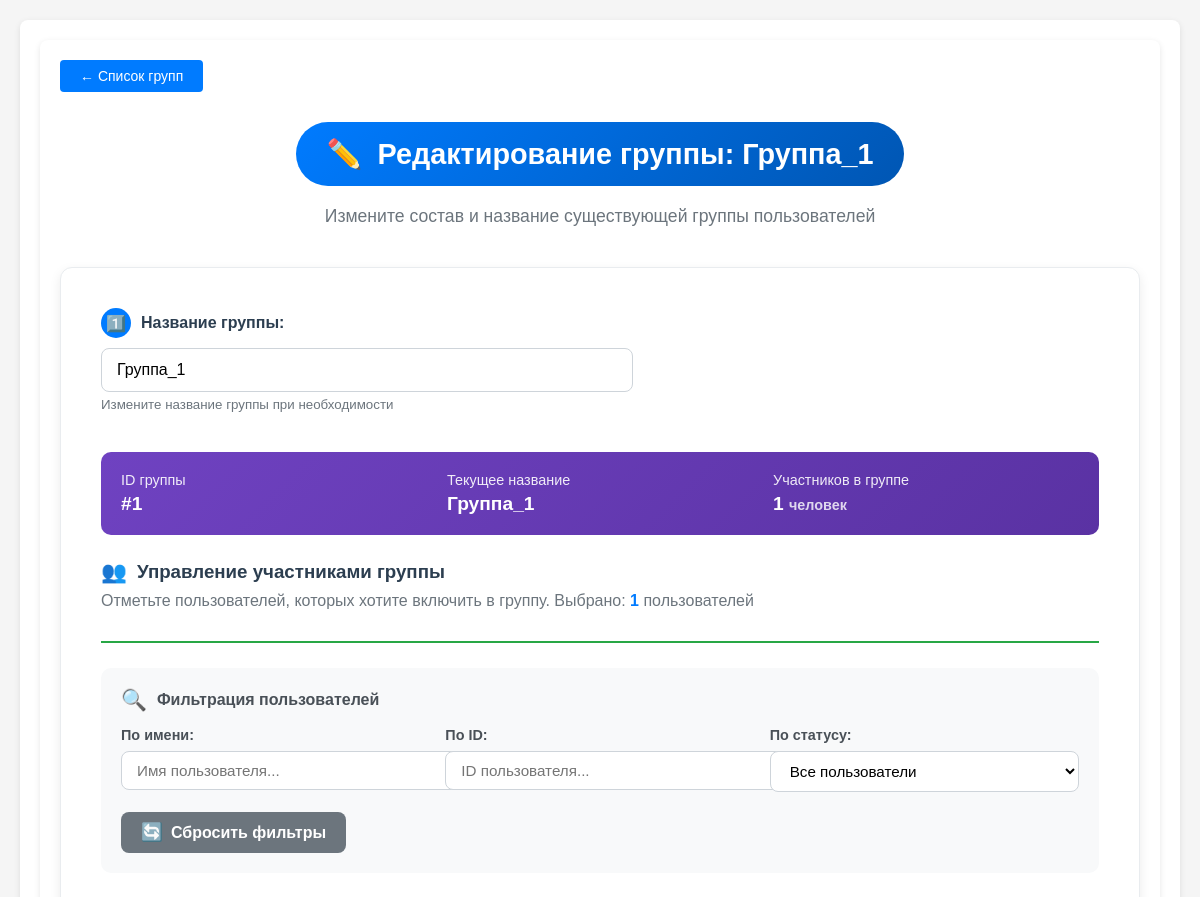
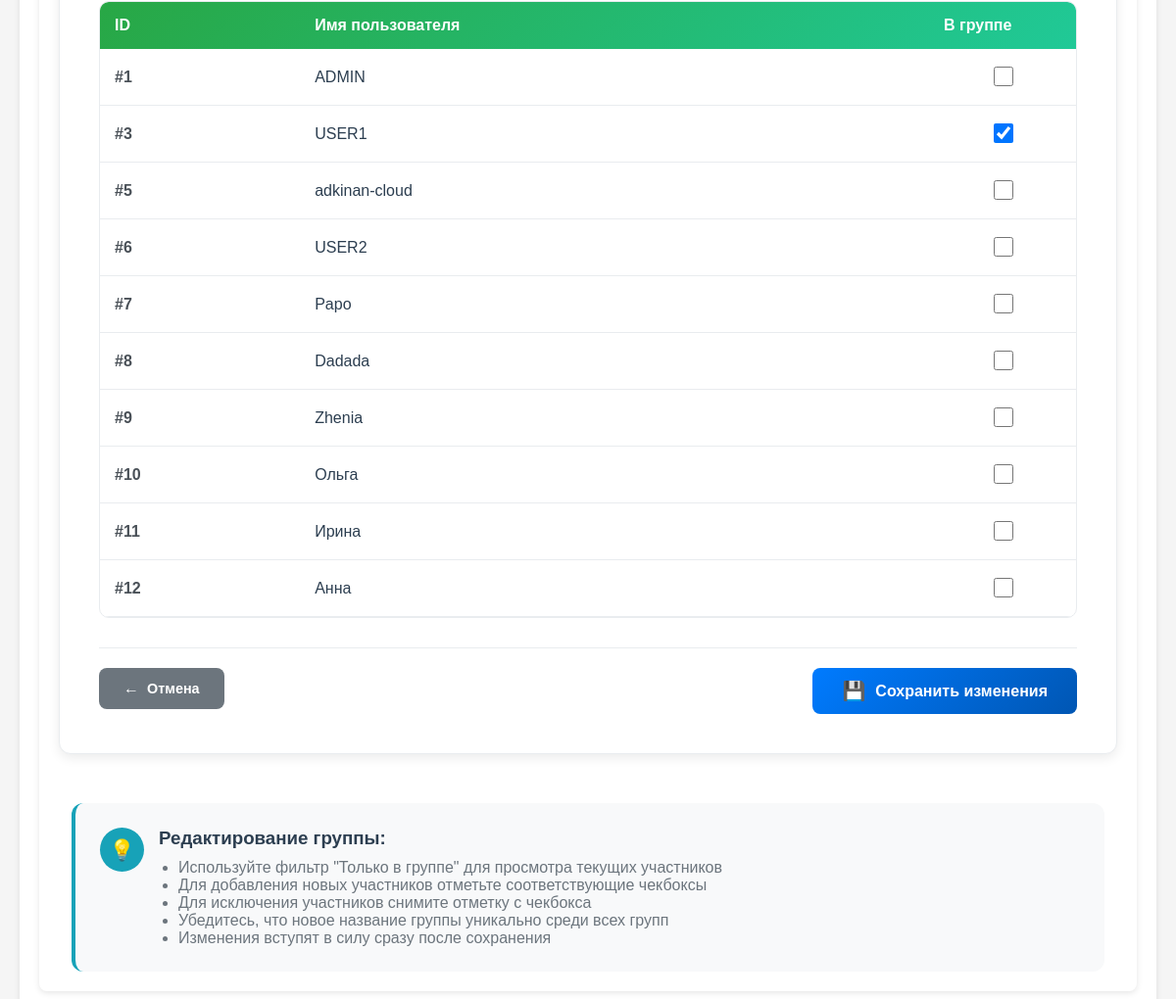
Page /dashboard/lesson_list/group_edit/1 (signed in) on the earlier database version (2 pictures, top to bottom).
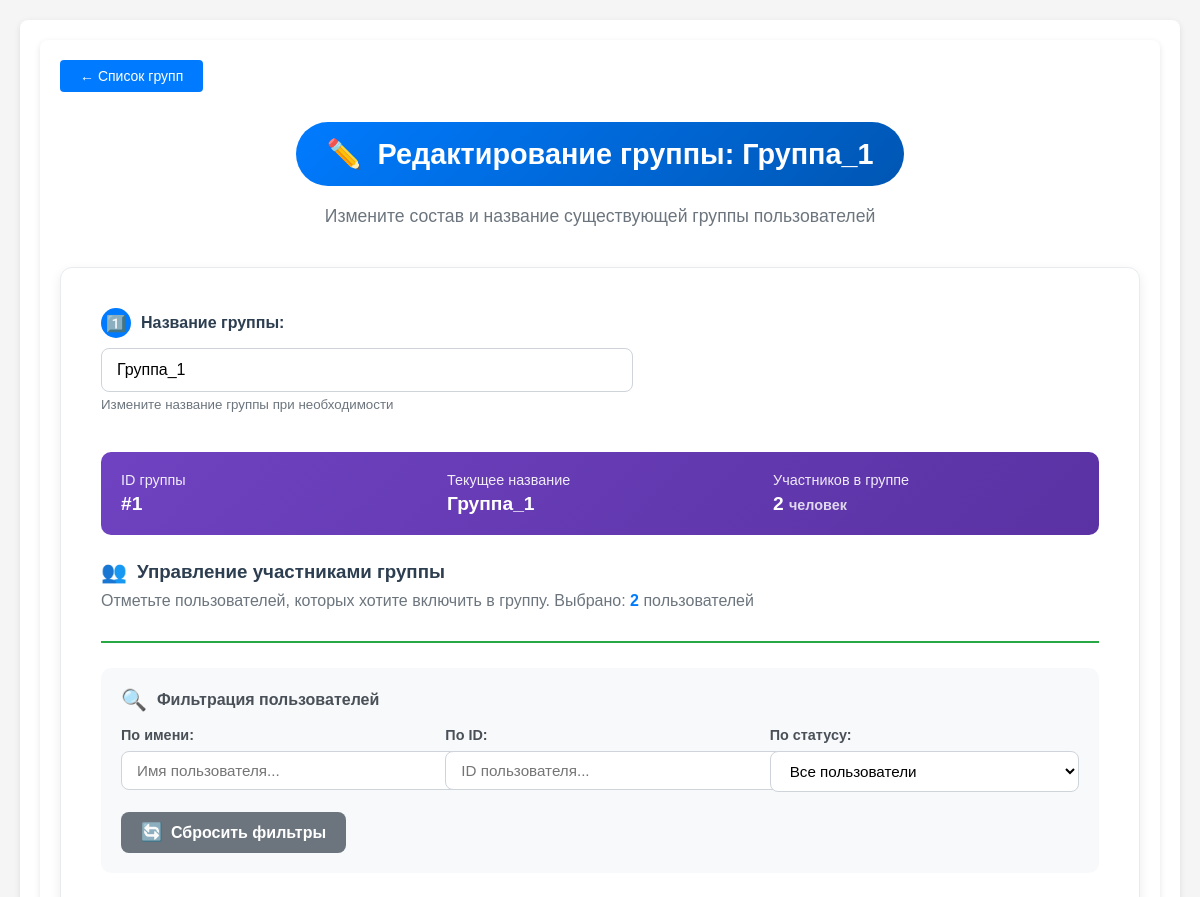
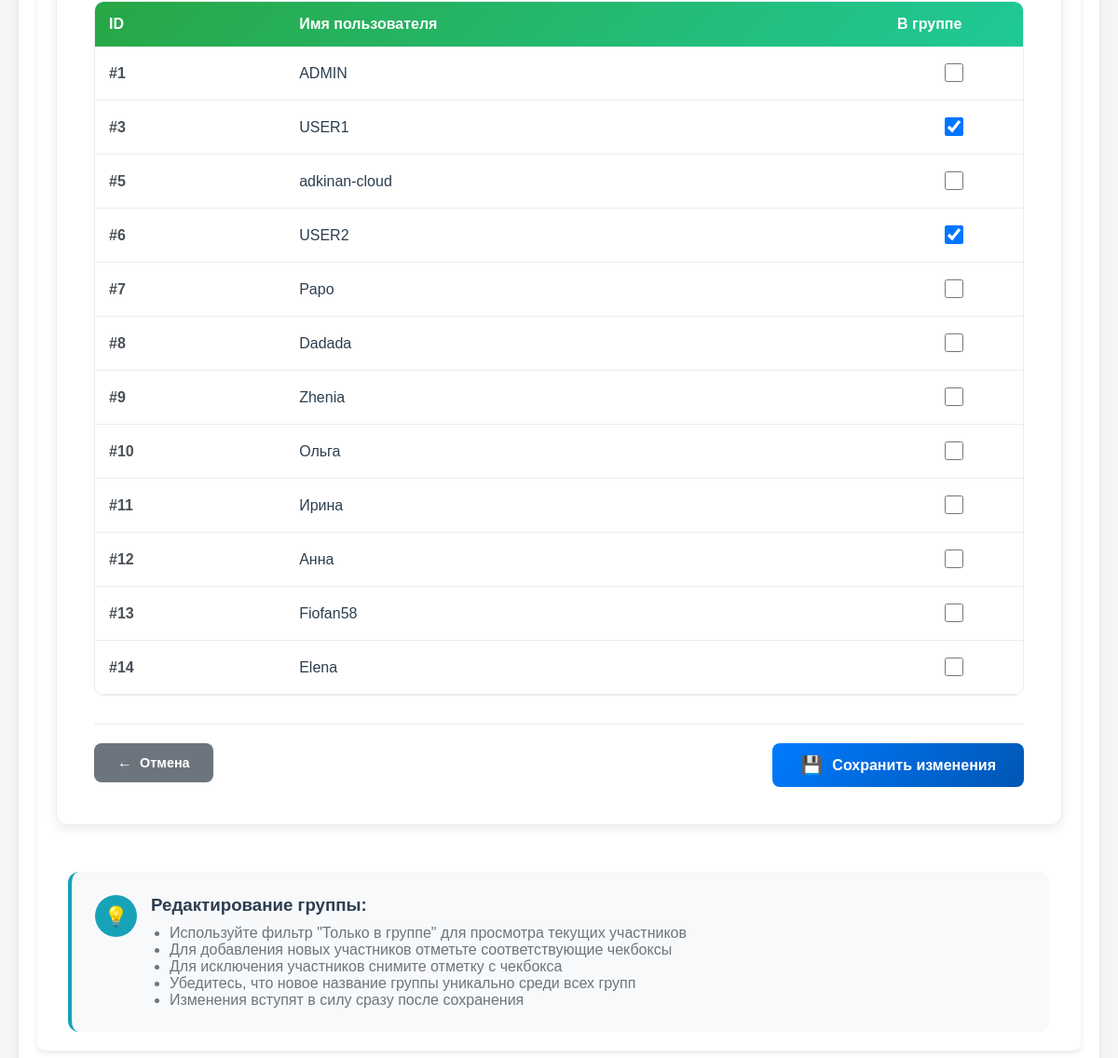
Same page on the later database version (2 pictures, top to bottom).
### app.py (models this page shows, shortened)
class User(db.Model, UserMixin):
    __tablename__ = 'Users'
    id =  db.Column(db.Integer, primary_key=True)
    username = db.Column(db.String(64), unique=True, nullable=False)
    password_hash = db.Column(db.String(64), nullable=False)
    privileges = db.Column(db.Integer, default = 0)
    def __repr__(self):
        return f'<User {self.username}>'
    @property
    def is_admin(self):
        return self.privileges
    @property
    def role_name(self):
        roles = {
            0: 'user',
            1: 'teacher',
            2: 'admin'
        }
        return roles.get(self.privileges, 'unknown')

class Group(db.Model):
    __tablename__ = 'Groups'
    id = db.Column(db.Integer, primary_key=True)
    groupname = db.Column(db.String(64), unique=True, nullable=False)
    users = db.Column(db.JSON, nullable=False)

### app.py (the view, shortened to what this page needs)
@app.route('/dashboard/lesson_list/group_edit/<int:group_id>', methods=['GET', 'POST'])
def group_edit(group_id):
    if not check_privileges():
        return redirect(url_for('ErAuth'))
    group = Group.query.get_or_404(group_id)
    users = [u for u in User.query.order_by(User.id).all() if u.role_name == 'user']
    group_names = [g.groupname for g in Group.query.order_by(Group.groupname).all() if g.id != group_id]
    if request.method == 'GET':
        return render_template(mgn + 'group_edit.html', group=group, users=users, group_names=group_names)

### app.py (called while the page is built)
@login_manager.user_loader
def load_user(user_id):
    return User.query.get(int(user_id))

def check_privileges():
    curent_user = User.query.filter(
        User.username.ilike(
            session.get('curent_user')
        )
    ).first()
    print("DEBUD: curent user-teacher is",curent_user)
    print("DEBUG: curent user-teacher privileges -",curent_user.is_admin)
    if not curent_user or not curent_user.is_admin:
        return False
    else:
        return True

### templates/templateM/group_edit.html (shortened to what the changed rows need)
{% extends 'base.html' %}
{% block content %}
<section class="hero-section">
    <div class="container">
        <div style="text-align: center; margin-bottom: 40px;">
            <div style="
                background: linear-gradient(135deg, #007bff 0%, #0056b3 100%);
                color: white;
                padding: 15px 30px;
                border-radius: 50px;
                display: inline-flex;
                align-items: center;
                gap: 15px;
                margin-bottom: 20px;
            ">
                <h1 class="hero-title" style="margin: 0; color: white; font-size: 1.8rem;">
                    Редактирование группы: {{ group.groupname }}
                </h1>
            </div>
        </div>
        <div style="
            max-width: 1000px;
            margin: 0 auto 50px;
            background: white;
            border-radius: 12px;
            padding: 40px;
            box-shadow: 0 4px 12px rgba(0,0,0,0.08);
            border: 1px solid #e9ecef;
        ">
            <form id="usersForm" method="post">
                <div style="
                    background: linear-gradient(135deg, #6f42c1 0%, #5a32a3 100%);
                    color: white;
                    border-radius: 10px;
                    padding: 20px;
                    margin-bottom: 25px;
                ">
                    <div style="
                        display: grid;
                        grid-template-columns: repeat(auto-fit, minmax(200px, 1fr));
                        gap: 20px;
                    ">
                        <div>
                            <div style="font-size: 0.9rem; opacity: 0.9; margin-bottom: 5px;">Участников в группе</div>
                            <div style="font-weight: 600; font-size: 1.2rem;">
                                {{ group.users|length }}
                                <span style="font-size: 0.9rem; opacity: 0.8;">человек</span>
                            </div>
                        </div>
                    </div>
                </div>
                <div style="margin-bottom: 25px; padding-bottom: 15px; border-bottom: 2px solid #28a745;">
                    <p style="color: #6c757d; margin-top: 8px;">
                        Отметьте пользователей, которых хотите включить в группу. Выбрано: <span id="selectedCount" style="font-weight: 600; color: #007bff;">{{ group.users|length }}</span> пользователей
                    </p>
                </div>
                <div style="
                    background: white;
                    border-radius: 10px;
                    border: 1px solid #e9ecef;
                    overflow: hidden;
                    margin-bottom: 30px;
                ">
                    <div style="overflow-x: auto;">
                        <table style="
                            width: 100%;
                            border-collapse: collapse;
                            min-width: 600px;
                        ">
                            <thead>
                                <tr style="
                                    background: linear-gradient(135deg, #28a745 0%, #20c997 100%);
                                    color: white;
                                ">
                                    <th style="padding: 15px; text-align: left; font-weight: 600; border-radius: 8px 0 0 0;">ID</th>
                                    <th style="padding: 15px; text-align: left; font-weight: 600;">Имя пользователя</th>
                                    <th style="padding: 15px; text-align: left; font-weight: 600; border-radius: 0 8px 0 0; width: 120px;">В группе</th>
                                </tr>
                            </thead>
                            <tbody id="usersTableBody">
                                {% for u in users %}
                                <tr style="
                                    border-bottom: 1px solid #e9ecef;
                                    transition: all 0.3s ease;
                                "
                                class="usr_row"
                                onmouseover="this.style.backgroundColor='#f8f9fa';"
                                onmouseout="this.style.backgroundColor='';">
                                    <td style="padding: 15px; font-weight: 600; color: #495057; vertical-align: middle;">
                                        #{{ u.id }}
                                    </td>
                                    <td style="padding: 15px; vertical-align: middle;">
                                        <div style="color: #2c3e50; font-weight: 500;">{{ u.username }}</div>
                                    </td>
                                    <td style="padding: 15px; vertical-align: middle; text-align: center;">
                                        <label style="
                                            display: inline-block;
                                            cursor: pointer;
                                            position: relative;
                                        ">
                                            <input
                                                type="checkbox"
                                                class="usr-checkbox"
                                                value="{{ u.id }}"
                                                {% if group and u.id in group.users %}checked{% endif %}
                                                style="
                                                    width: 20px;
                                                    height: 20px;
                                                    cursor: pointer;
                                                "
                                            >
                                        </label>
                                    </td>
                                </tr>
                                {% endfor %}
                            </tbody>
                        </table>
                    </div>
                </div>
            </form>
        </div>
    </div>
</section>
{% endblock %}
{% set show_footer = False %}

Differences in the rows shown:
changed through a linked row, User "USER2": id "☐" → "☑"
added User: id "13", username "Fiofan58"
added User: id "14", username "Elena"
Other differences:
{{ group.users|length }}: "1" → "2"
